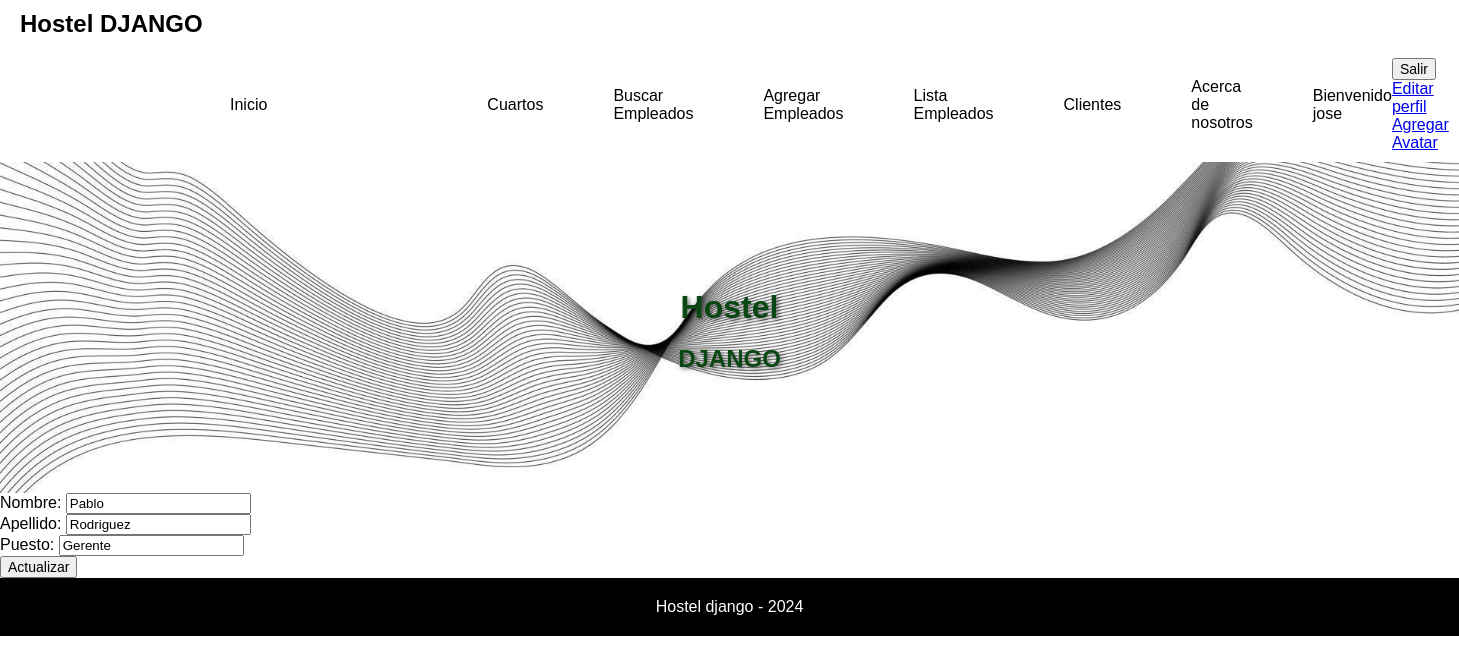
The page /appHostel/editarEmpleado/1 (signed in) on the database its author committed.
### appHostel/models.py (models this page shows, shortened)
class Empleado(models.Model):
    nombre = models.CharField(max_length=20)
    apellido = models.CharField(max_length=20)
    puesto = models.CharField(max_length=30)

### appHostel/views.py (the view)
# urls.py: path("editarEmpleado/<int:id>", empleadoEditado, name="editarEmpleado"),
def empleadoEditado(req,id):
    if req.method == "POST":
        miFormulario = Empleadoformulario(req.POST)
        if miFormulario.is_valid():
            informacion = miFormulario.cleaned_data
            empleado = Empleado.objects.get(id = id)
            empleado.nombre = informacion["nombre"]
            empleado.apellido = informacion["apellido"]
            empleado.puesto = informacion["puesto"]
            empleado.save()
            return render (req,"inicio.html",{"mensaje":"Empleado actualizado con exito"})
        else:
            return render (req,"inicio.html",{"mensaje":"Datos invalidos"})
    else:
        empleado = Empleado.objects.get(id = id)
        miFormulario = Empleadoformulario(initial={
          "nombre": empleado.nombre,
          "apellido": empleado.apellido,
          "puesto": empleado.puesto,
        })
        return render(req,"editarEmpleado.html",{"miFormulario": miFormulario, "id":  empleado.id})

### appHostel/forms.py
class Empleadoformulario(forms.Form):
    nombre = forms.CharField()
    apellido = forms.CharField()
    puesto = forms.CharField()

### appHostel/templates/editarEmpleado.html (shortened to what this page needs)
{% extends 'padre.html' %}
{% block cambiaContenido %}
        <div>
            <form action="{% url 'editarEmpleado' id  %}" method="post">
                {{ miFormulario.as_p }}
                <button type="submit">Actualizar</button>
            </form>
        </div>
{% endblock cambiaContenido %}

### appHostel/templates/navbar.html (shortened to what this page needs)
<nav class="navbar navbar-light bg-light static-top">
    <div class="container">
        <a class="home_boton" href="{% url "inicio" %}">Inicio</a>
        <a class="nav_boton" href="{% url "cuartoFormulario" %}">Cuartos</a>
        <a class="nav_boton" href="{% url "buscarPuesto" %}">Buscar Empleados</a>
        <a class="nav_boton" href="{% url "empleadoFormulario" %}">Agregar Empleados</a>
        <a class="nav_boton" href="{% url "listaempleado" %}">Lista Empleados</a>
        <a class="nav_boton" href="{% url "clienteFormulario" %}">Clientes</a>
        <a class="nav_boton" href="{% url "about" %}">Acerca de nosotros</a>
        {% if user.is_authenticated %}
            <p>Bienvenido {{user.username}}</p>
            <form action="{% url 'logout' %}" method="post"> {% csrf_token %}
                <button type="submit">Salir</button>
                <a  href="{% url 'editarPerfil' %}">Editar perfil</a>
                <a  href="{% url 'agregarAvatar' %}">Agregar Avatar</a>
            </form>
        {% endif %}
    </div>
</nav>

### appHostel/static/css/styles.css (style rules this page uses)
html { scroll-behavior: smooth; }
body { font-family: Arial, sans-serif; margin: 0; padding: 0; box-sizing: border-box; }
nav { position: relative; }

### appHostel/static/css/mis_estilos.css (style rules this page uses)
.home_boton { padding-right: 200px; margin-left: 100px; font-size: 18px; }
.nav_boton { justify-content: center; padding-right: 50px; margin: -10px; font-size: 12px; }
.navbar .container { display: flex; justify-content: space-between; align-items: center; }
.nav_boton, .home_boton { margin: 0 10px; font-size: 16px; color: #000; text-decoration: none; }
.navbar { padding: 10px 0; }
p { margin: 0; font-size: 16px; }
button { font-size: 14px; }

### rows shown on the page
Empleado: nombre "Pablo", apellido "Rodriguez", puesto "Gerente"

### other values the page prints
{{ user.username }} "jose"
